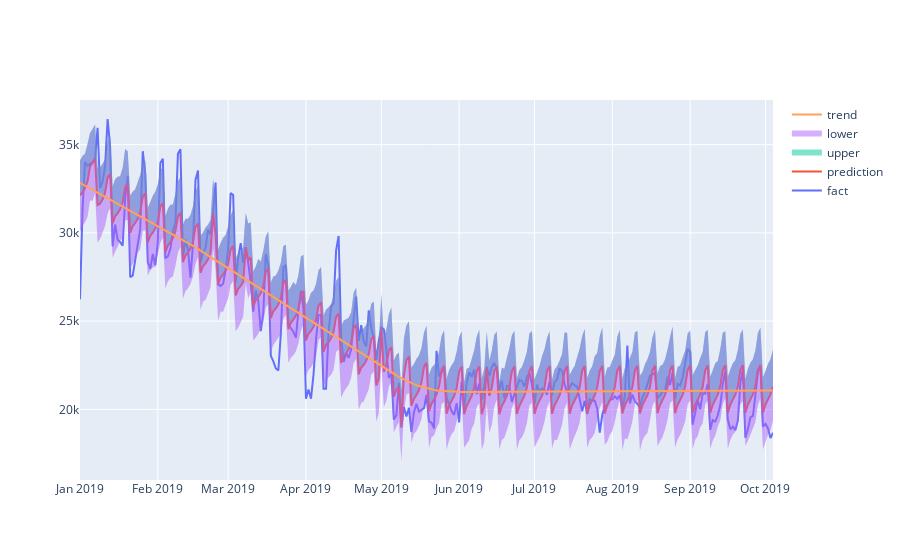

Notebook code for this chart:
### Code cell
# Рисуем график с границами прогноза
from plotly.offline import download_plotlyjs, init_notebook_mode, plot, iplot
import plotly.graph_objs as go
init_notebook_mode(connected = True)

iplot([
    go.Scatter(x=df['ds'], y=df['y'], name='fact'),
    go.Scatter(x=forecast['ds'], y=forecast['yhat'], name='prediction'),
    go.Scatter(x=forecast['ds'], y=forecast['yhat_upper'], fill='tonexty', mode='none', name='upper'),
    go.Scatter(x=forecast['ds'], y=forecast['yhat_lower'], fill='tonexty', mode='none', name='lower'),
    go.Scatter(x=forecast['ds'], y=forecast['trend'], name='trend')
])

### Figure 1 — Plotly figure (JSON) as saved in the notebook; plotly's stock layout.template omitted (floating-point values rounded to 4 significant figures; data arrays with more than 128 entries replaced by an {"elided": "..."} marker saying what was removed)
{"data": [{"name": "fact", "type": "scatter", "x": {"elided": "277 str values"}, "y": {"elided": "277 int values"}}, {"name": "prediction", "type": "scatter", "x": {"elided": "277 str values"}, "y": {"elided": "277 float values"}}, {"fill": "tonexty", "mode": "none", "name": "upper", "type": "scatter", "x": {"elided": "277 str values"}, "y": {"elided": "277 float values"}}, {"fill": "tonexty", "mode": "none", "name": "lower", "type": "scatter", "x": {"elided": "277 str values"}, "y": {"elided": "277 float values"}}, {"name": "trend", "type": "scatter", "x": {"elided": "277 str values"}, "y": {"elided": "277 float values"}}], "layout": {}}
